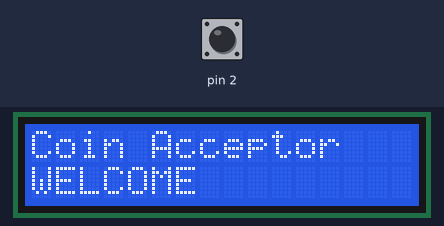
Simulated run of this sketch. Board: Arduino Mega 2560, built with avr-gcc and run on an emulated ATmega2560. Shown: 16×2 character LCD. Inputs (shaded band) come from the test bench; at power-on: pin 2 HIGH. EEPROM starts erased; what the sketch prints to the serial monitor is not drawn.

Above: at 0.1 s.
At 3.4 s:
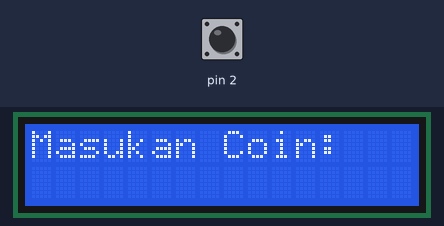
3.5 s: pin 2 pulsed LOW 2 times (0.12 s each, 0.3 s apart)
7.1 s: pin 2 driven LOW
10.1 s: pin 2 pulsed HIGH 5 times (0.12 s each, 0.3 s apart)
Timing chart, 0 to 13.1 s (numbered marks = the images above; inputs shaded):
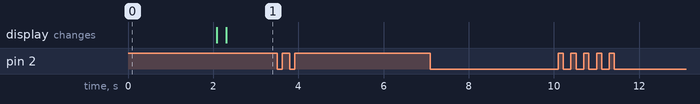

The sketch:

KOIN_ACCEPTOR_FIXXXXXX.ino
```cpp
//Mario's Ideas
//Controlling coin acceptor with Arduino
#include <LiquidCrystal_I2C.h>
LiquidCrystal_I2C lcd(0x27, 16, 2);
//#include <Wire.h>
#include <EEPROM.h>

// variable use to measuer the intervals inbetween impulses
int i = 0;
// Number of impulses detected
int impulsCount = 0;
// Sum of all the coins inseted
float total_amount = 0;

void setup() {
  // pinMode(2, INPUT_PULLUP);
  Serial.begin(9600);
  pinMode(4, INPUT_PULLUP);
  lcd.init();
  lcd.backlight();
  lcd.setCursor(0, 0);
  lcd.print("Coin Acceptor ");
  lcd.setCursor(0, 1);
  lcd.print("WELCOME ");
  // Interrupt connected to PIN D2 executing IncomingImpuls function when signal goes from HIGH to LOW
  attachInterrupt(0, incomingImpuls, FALLING);
  EEPROM.get(0, total_amount);
  delay(2000);
  lcd.clear();
  delay(200);

}

void incomingImpuls()
{
  impulsCount = impulsCount + 1;
  i = 0;
}

void loop() {
  lcd.setCursor(0, 0);
  lcd.print("Masukan Coin: ");

  i = i + 1;
  Serial.print("i=");
  Serial.print(i);
  Serial.print(" Impulses:");
  Serial.print(impulsCount);
  Serial.print(" Total:");
  Serial.println(total_amount);

  if (i >= 30 and impulsCount == 1) {
    total_amount = total_amount + 500;
    impulsCount = 0;
    EEPROM.put(0, total_amount);
  }

  if (i >= 30 and impulsCount == 2) {
    total_amount = total_amount + 500;
    impulsCount = 0;
    EEPROM.put(0, total_amount);
  }
  if (i >= 30 and impulsCount == 3) {
    total_amount = total_amount + 1000;
    impulsCount = 0;
    EEPROM.put(0, total_amount);
  }

  if (total_amount == 1000) {
    if (digitalRead(50) == HIGH) {
      impulsCount = 0;
      // Sum of all the coins inseted
      total_amount = 0;
      EEPROM.put(0,  total_amount);
      lcd.clear();
      lcd.setCursor(0, 0);
      lcd.print("BELI PERMEN");
      delay(4000);
      lcd.clear();
      delay(200);
    }
  }


  if (total_amount == 500) {
    if (digitalRead(50) == HIGH) {
      impulsCount = 0;
      // Sum of all the coins inseted
      total_amount = 0;
      EEPROM.put(0,  total_amount);
      lcd.clear();
      lcd.setCursor(0, 0);
      lcd.print("BELI SUSU");
      delay(4000);
      lcd.clear();
      delay(200);
    }
  }
  //  if (i >= 30 and impulsCount == 4) {
  //    total_amount = total_amount + 0.2;
  //    impulsCount = 0;
  //    EEPROM.put(0, total_amount);
  //  }
  //  if (i >= 30 and impulsCount == 5) {
  //    total_amount = total_amount + 0.1;
  //    impulsCount = 0;
  //    EEPROM.put(0, total_amount);
  //  }

  //
//    if (digitalRead(50) == LOW) {
//      impulsCount = 0;
//      // Sum of all the coins inseted
//      total_amount = 0;
//      EEPROM.put(0,  total_amount);
//
//    }


  //  if (total_amount < 10) display.showNumberDecEx(total_amount * 10, 0b10000000, true, 2, 2);
  //  else
  //    display.showNumberDecEx(total_amount * 10, 0b00100000, false, 4, 0);
}
```

Measured:
- after the input at 3.5 s, every drawn part: stays the same
- after the input at 7.1 s, every drawn part: stays the same
- after the input at 10.1 s, every drawn part: stays the same
